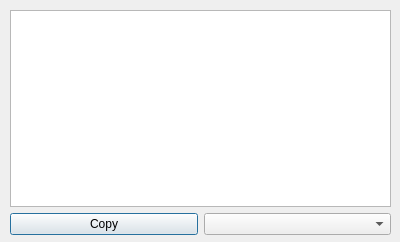
<?xml version="1.0" encoding="UTF-8"?>
<ui version="4.0">
 <class>DataCopyDialog</class>
 <widget class="QDialog" name="DataCopyDialog">
  <property name="geometry">
   <rect>
    <x>0</x>
    <y>0</y>
    <width>400</width>
    <height>242</height>
   </rect>
  </property>
  <property name="windowTitle">
   <string>Data Copy</string>
  </property>
  <property name="windowIcon">
   <iconset resource="../../resource.qrc">
    <normaloff>:/icons/images/data-copy.png</normaloff>:/icons/images/data-copy.png</iconset>
  </property>
  <widget class="QWidget" name="layoutWidget">
   <property name="geometry">
    <rect>
     <x>10</x>
     <y>10</y>
     <width>381</width>
     <height>225</height>
    </rect>
   </property>
   <layout class="QVBoxLayout" name="verticalLayout">
    <item>
     <widget class="QPlainTextEdit" name="editCode">
      <property name="font">
       <font>
        <family>Courier New</family>
       </font>
      </property>
      <property name="plainText">
       <string/>
      </property>
     </widget>
    </item>
    <item>
     <layout class="QHBoxLayout" name="horizontalLayout">
      <item>
       <widget class="QPushButton" name="buttonCopy">
        <property name="text">
         <string>Copy</string>
        </property>
       </widget>
      </item>
      <item>
       <widget class="QComboBox" name="comboType"/>
      </item>
     </layout>
    </item>
   </layout>
  </widget>
 </widget>
 <resources>
  <include location="../../resource.qrc"/>
 </resources>
 <connections/>
</ui>
